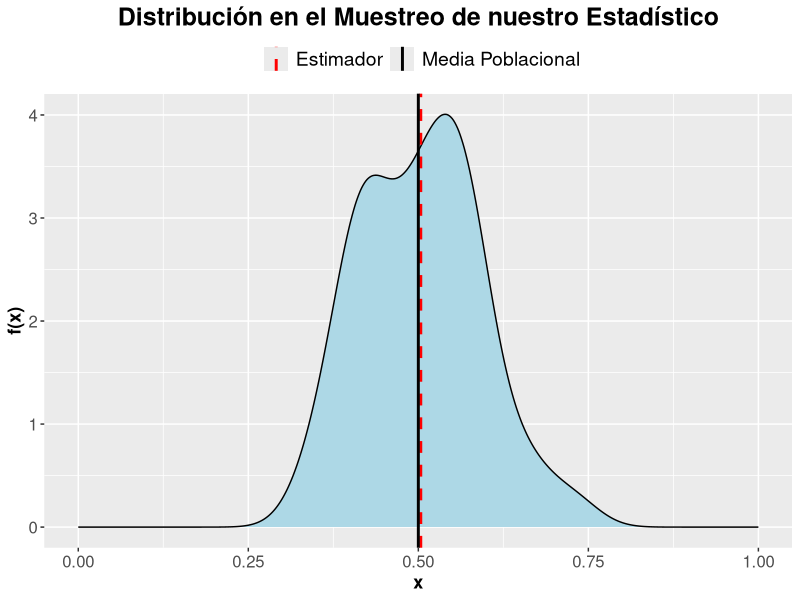
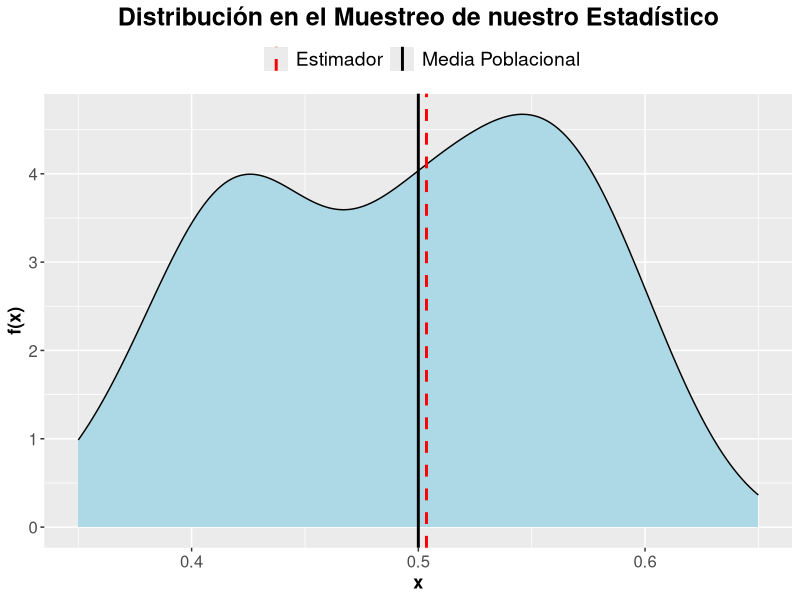
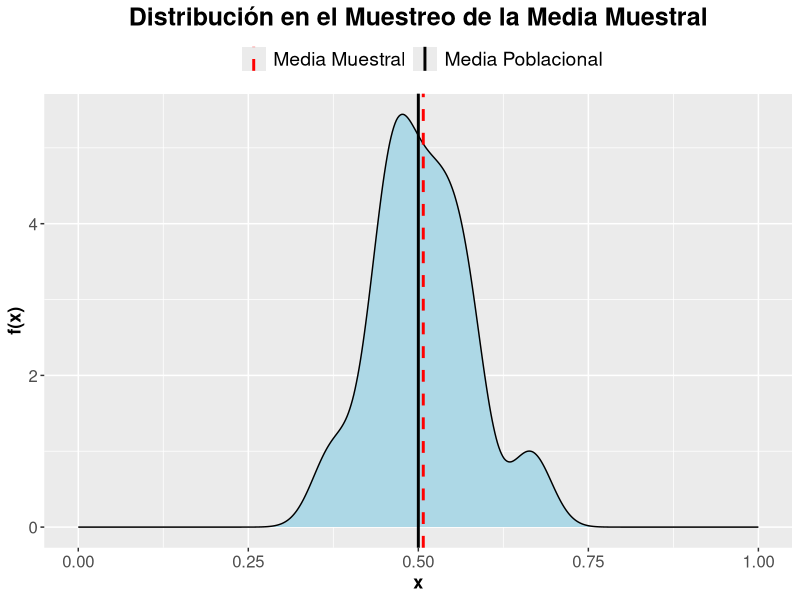
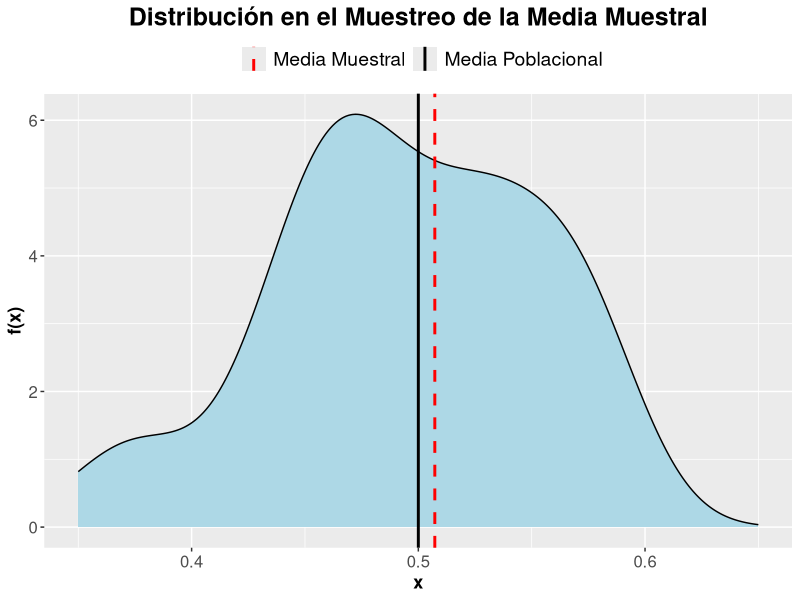

R code for these plots, in order:

library(tidyverse)


muestreo <- function(alpha, beta){
        lista <- list()
        tabla_muestras <- matrix(ncol = 40, nrow = 10) %>% as.data.frame()
        lista[[5]] <- matrix(ncol = 40, nrow = 1) %>% as.data.frame()
        media_poblacional <- alpha / (alpha + beta)
        varianza_poblacional <- alpha * beta / (((alpha + beta) ^ 2 ) * (alpha + beta + 1))
        for(j in 1:40){
                set.seed(j)
                tabla_muestras[, j] <- rbeta(10, shape1 = alpha, shape2 = beta)
                colnames(tabla_muestras)[j] <- as.numeric(gsub("V", "", colnames(tabla_muestras)[j]))
                colnames(lista[[5]])[j] <-  as.numeric(gsub("V", "", colnames(tabla_muestras)[j]))
                lista[[5]][, j] <- 0.5*(quantile(tabla_muestras[, j], probs = c(0.6)) + quantile(tabla_muestras[, j], probs = c(0.4)))
        }
        lista[[1]] <- tabla_muestras
        lista[[2]] <- media_poblacional
        lista[[3]] <- varianza_poblacional
        lista[[4]] <- data.frame(Muestra = names(colMeans(tabla_muestras)), mediamuestral = unname(colMeans(tabla_muestras))) 
        lista[[5]] <- gather(as.data.frame(lista[[5]])) 
        colnames(lista[[5]]) <- c("Muestra", "Estadístico")
        lista[[6]] <- mean(lista[[4]][, 2])
        lista[[7]] <- sd(lista[[4]][, 2])
        lista[[8]] <- mean(lista[[5]][, 2])
        lista[[9]] <- sd(lista[[5]][, 2])
        names(lista) <- c("tabla_muestras", "media_poblacional", "varianza_poblacional", "media_muestral", 
                          "estadistico", "media_mediamuestral", "desviacion_mediamuestral", "media_estadistico", "desviacion_estadistico")
        lista
}


resultados <- muestreo(alpha = 2, beta = 2)

datosgrafico <- inner_join(resultados$media_muestral , resultados$estadistico)

grafico_estadistico <- ggplot(data = datosgrafico, aes(x = Estadístico)) + geom_density(fill = "lightblue") + 
        ggtitle("Distribución en el Muestreo de nuestro Estadístico") + 
        geom_vline(aes(xintercept = resultados$media_estadistico, col = "Estimador"), linetype = "dashed", size = 1) +
        geom_vline(aes(xintercept = resultados$media_poblacional,  col = "Media Poblacional"), size = 1) + 
        scale_color_manual(name = "", values = c("Media Poblacional" = "black", Estimador = "red")) + 
        xlab("x") + ylab("f(x)") +
        theme(legend.position = "top",
              legend.text = element_text(size = 14),
              axis.text.x = element_text(size = 12),
              axis.text.y = element_text(size = 12),
              axis.title = element_text(size = 13, face = "bold"), 
              plot.title = element_text(size = 18, face = 'bold', hjust = 0.5)) + xlim(0, 1)

grafico_estadistico_zoom <- ggplot(data = datosgrafico, aes(x = Estadístico)) + geom_density(fill = "lightblue") + 
        ggtitle("Distribución en el Muestreo de nuestro Estadístico") + 
        geom_vline(aes(xintercept = resultados$media_estadistico, col = "Estimador"), linetype = "dashed", size = 1) +
        geom_vline(aes(xintercept = resultados$media_poblacional,  col = "Media Poblacional"), size = 1) + 
        scale_color_manual(name = "", values = c("Media Poblacional" = "black", Estimador = "red")) + 
        xlab("x") + ylab("f(x)") +
        theme(legend.position = "top",
              legend.text = element_text(size = 14),
              axis.text.x = element_text(size = 12),
              axis.text.y = element_text(size = 12),
              axis.title = element_text(size = 13, face = "bold"), 
              plot.title = element_text(size = 18, face = 'bold', hjust = 0.5)) + xlim(0.35, 0.65)

grafico_mediamuestral <- ggplot(data = datosgrafico, aes(x = mediamuestral)) + geom_density(fill = "lightblue") + 
        ggtitle("Distribución en el Muestreo de la Media Muestral") + 
        geom_vline(aes(xintercept = resultados$media_mediamuestral, col = "Media Muestral"), linetype = "dashed", size = 1) +
        geom_vline(aes(xintercept = resultados$media_poblacional,  col = "Media Poblacional"), size = 1) + 
        scale_color_manual(name = "", values = c("Media Poblacional" = "black", "Media Muestral" = "red")) + 
        xlab("x") + ylab("f(x)") +
        theme(legend.position = "top",
              legend.text = element_text(size = 14),
              axis.text.x = element_text(size = 12),
              axis.text.y = element_text(size = 12),
              axis.title = element_text(size = 13, face = "bold"), 
              plot.title = element_text(size = 18, face = 'bold', hjust = 0.5)) + xlim(0, 1)

grafico_mediamuestral_zoom <- ggplot(data = datosgrafico, aes(x = mediamuestral)) + geom_density(fill = "lightblue") + 
        ggtitle("Distribución en el Muestreo de la Media Muestral") + 
        geom_vline(aes(xintercept = resultados$media_mediamuestral, col = "Media Muestral"), linetype = "dashed", size = 1) +
        geom_vline(aes(xintercept = resultados$media_poblacional,  col = "Media Poblacional"), size = 1) + 
        scale_color_manual(name = "", values = c("Media Poblacional" = "black", "Media Muestral" = "red")) + 
        xlab("x") + ylab("f(x)") +
        theme(legend.position = "top",
              legend.text = element_text(size = 14),
              axis.text.x = element_text(size = 12),
              axis.text.y = element_text(size = 12),
              axis.title = element_text(size = 13, face = "bold"), 
              plot.title = element_text(size = 18, face = 'bold', hjust = 0.5)) + xlim(0.35, 0.65)



